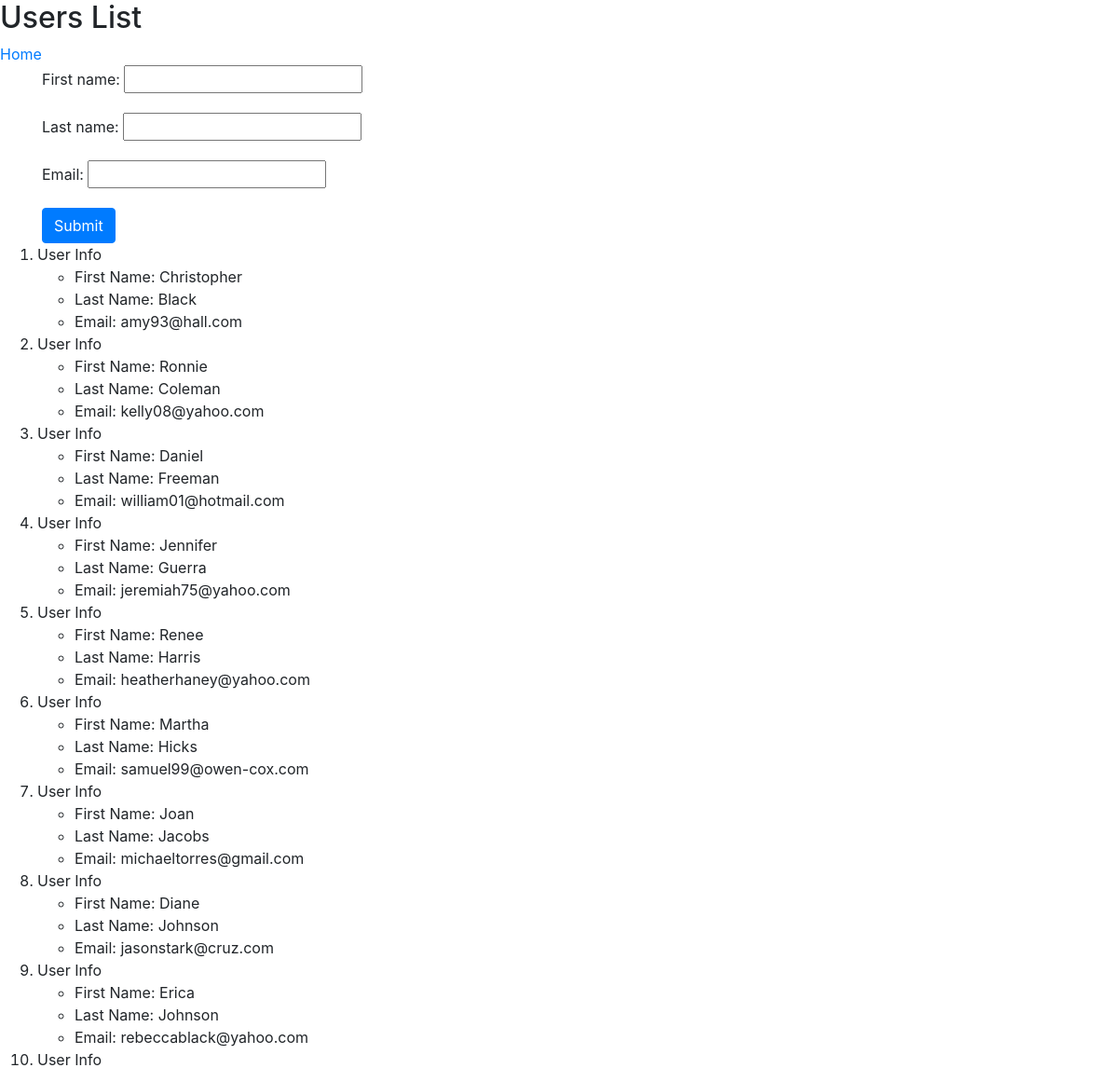
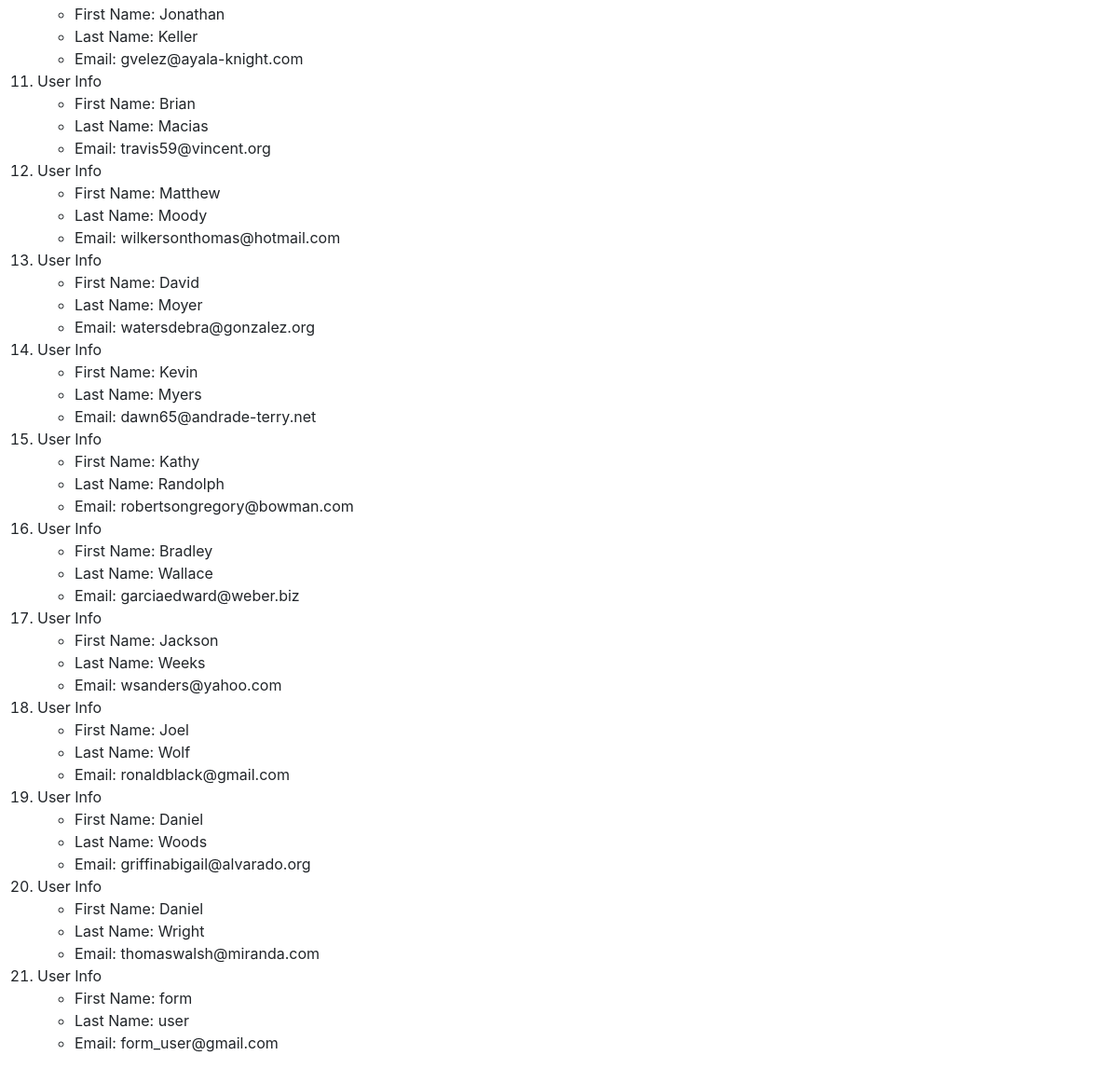
/users/, run on the app's committed database (2 pictures, top to bottom).
### app_two/models.py (models this page shows, shortened)
class User(models.Model):
    first_name = models.CharField(max_length=20)
    last_name = models.CharField(max_length=20)
    email = models.EmailField(max_length=35, unique=True)

### app_two/views.py (the view)
# urls.py: url(r'^users/', include('app_two.urls')),
def users(req):
    user_list = User.objects.order_by('last_name')
    form = UserForm()
    users_dict = {'users': user_list, 'form': form}
    if req.method == 'POST':
        form = UserForm(req.POST)
        new_user = form.save()
    return render(req, 'app_two/users.html', context=users_dict)

### app_two/forms.py
class UserForm(ModelForm):
    class Meta:
        model = User
        fields = '__all__'

### templates/app_two/users.html (shortened to what this page needs)
<!DOCTYPE html>
<html>
  <head>
    <link rel="stylesheet" href="https://maxcdn.bootstrapcdn.com/bootstrap/4.0.0/css/bootstrap.min.css">
  </head>
  <body>
    <h2>Users List</h2>
    <a href="/">Home</a>
    <div class="container">
      <form method="post">
        {{ form.as_p }}
        <input class="btn btn-primary" type="submit" value="Submit">
      </form>
    </div>
    {% if users %}
    <ol>
    {% for user in users %}
      <li>User Info</li>
      <ul>
        <li>First Name: {{ user.first_name }}</li>
        <li>Last Name: {{ user.last_name }}</li>
        <li>Email: {{ user.email }}</li>
      </ul>
    {%endfor%}
  </ol>
    {% else %}
    <p>No User Data</p>
    {% endif %}
  </body>
</html>

### data on the page
User: first_name "Christopher", last_name "Black", email "amy93@hall.com"
User: first_name "Ronnie", last_name "Coleman", email "kelly08@yahoo.com"
User: first_name "Daniel", last_name "Freeman", email "william01@hotmail.com"
User: first_name "Jennifer", last_name "Guerra", email "jeremiah75@yahoo.com"
User: first_name "Renee", last_name "Harris", email "heatherhaney@yahoo.com"
User: first_name "Martha", last_name "Hicks", email "samuel99@owen-cox.com"
User: first_name "Joan", last_name "Jacobs", email "michaeltorres@gmail.com"
User: first_name "Diane", last_name "Johnson", email "jasonstark@cruz.com"
User: first_name "Erica", last_name "Johnson", email "rebeccablack@yahoo.com"
User: first_name "Jonathan", last_name "Keller", email "gvelez@ayala-knight.com"
User: first_name "Brian", last_name "Macias", email "travis59@vincent.org"
User: first_name "Matthew", last_name "Moody", email "wilkersonthomas@hotmail.com"
User: first_name "David", last_name "Moyer", email "watersdebra@gonzalez.org"
User: first_name "Kevin", last_name "Myers", email "dawn65@andrade-terry.net"
User: first_name "Kathy", last_name "Randolph", email "robertsongregory@bowman.com"
User: first_name "Bradley", last_name "Wallace", email "garciaedward@weber.biz"
User: first_name "Jackson", last_name "Weeks", email "wsanders@yahoo.com"
User: first_name "Joel", last_name "Wolf", email "ronaldblack@gmail.com"
User: first_name "Daniel", last_name "Woods", email "griffinabigail@alvarado.org"
User: first_name "Daniel", last_name "Wright", email "thomaswalsh@miranda.com"
User: first_name "form", last_name "user", email "form_user@gmail.com"
